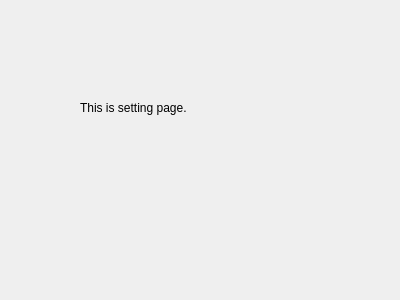
<?xml version="1.0" encoding="UTF-8"?>
<ui version="4.0">
 <class>SettingPage</class>
 <widget class="QWidget" name="SettingPage">
  <property name="geometry">
   <rect>
    <x>0</x>
    <y>0</y>
    <width>400</width>
    <height>300</height>
   </rect>
  </property>
  <property name="windowTitle">
   <string>Form</string>
  </property>
  <widget class="QLabel" name="label">
   <property name="geometry">
    <rect>
     <x>80</x>
     <y>100</y>
     <width>231</width>
     <height>16</height>
    </rect>
   </property>
   <property name="text">
    <string>This is setting page.</string>
   </property>
  </widget>
 </widget>
 <resources/>
 <connections/>
</ui>
